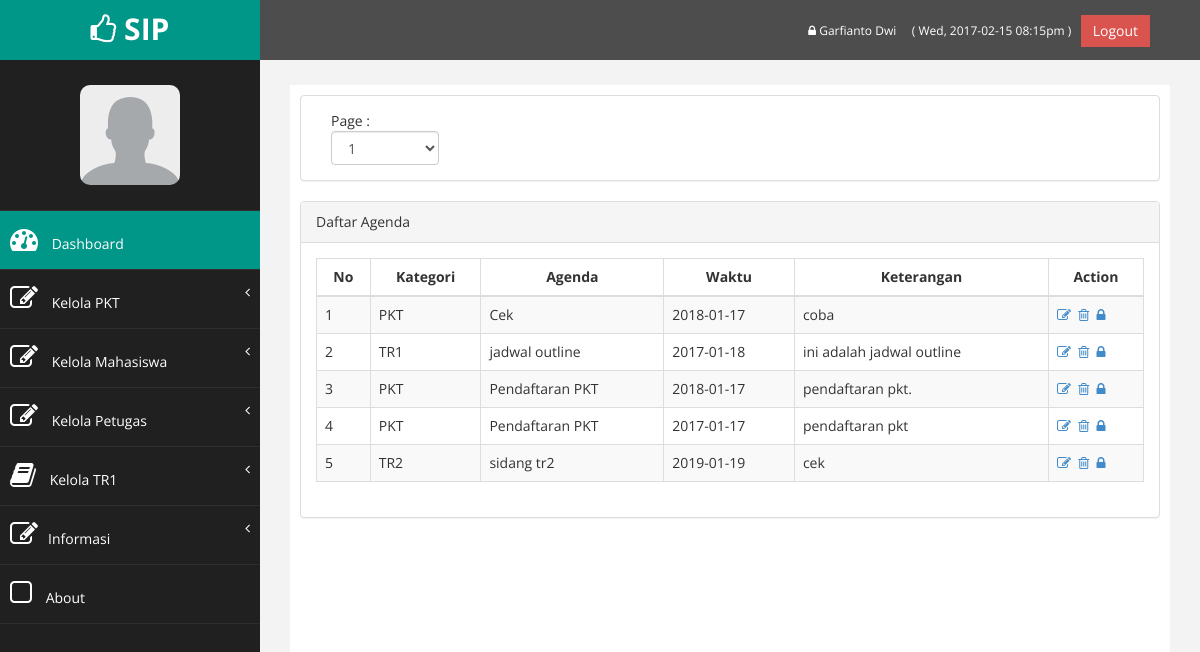
Page /dashboard/daftar_jadwal.php (signed in) on the committed database.
### tables this page shows
CREATE TABLE `petugas` (
  `idpetugas` int(11) NOT NULL,
  `nama` varchar(30) NOT NULL,
  `email` varchar(50) NOT NULL,
  `password` varchar(50) NOT NULL
);

CREATE TABLE `jadwal` (
  `id_jadwal` int(11) NOT NULL,
  `kategori` varchar(20) NOT NULL,
  `agenda` varchar(50) NOT NULL,
  `waktu` date NOT NULL,
  `keterangan` varchar(100) NOT NULL
);

### dashboard/functions.php (called while the page is built, shortened)
<?php
	require_once('connect.php');
	$con = mysqli_connect($db_host, $db_username, $db_password, $db_database);
	$site_name="SIP";
	if(isset($_SESSION['sip_masuk_aja'])){
		if($_SESSION['sip_status']=='petugas'){
			$query = "SELECT * FROM petugas WHERE idpetugas=".$_SESSION['sip_masuk_aja']."";
			$petugas=mysqli_query($con,$query);
			$petugas=$petugas->fetch_object();
			$status=$_SESSION['sip_status'];
		}elseif($_SESSION['sip_status']=='anggota'){
			$query = "SELECT * FROM anggota WHERE nim=".$_SESSION['sip_masuk_aja']."";
			$anggota=mysqli_query($con,$query);
			$anggota=$anggota->fetch_object();
			$status=$_SESSION['sip_status'];
		}elseif($_SESSION['sip_status']=='dosen'){
			$query = "SELECT * FROM dosen WHERE nip=".$_SESSION['sip_masuk_aja']."";
			$dosen=mysqli_query($con,$query);
			$dosen=$dosen->fetch_object();
			$status=$_SESSION['sip_status'];
		}elseif($_SESSION['sip_status']=='lab'){
			$query = "SELECT * FROM lab WHERE idlab=".$_SESSION['sip_masuk_aja']."";
			$lab=mysqli_query($con,$query);
			$lab=$lab->fetch_object();
			$status=$_SESSION['sip_status'];
		}else {
			echo "Harap ulangi login";
		}
	}
?>

### dashboard/daftar_jadwal.php (the view, shortened to what this page needs)
<?php
	include_once('sidebar.php');
?>
<div class="row" >
	<div class="col-md-12 col-sm-12 col-xs-12">
		<div class="panel panel-default">
			<div class="panel-body">
				<div class="col-md-2 col-sm-12 col-xs-12">
					Page :
				<select class='form-control' ja='page'>
				<?php
					$query = "SELECT count(agenda) as jml_data FROM jadwal";
					$result = $con->query( $query );
					$row = $result->fetch_object();
					$jml_data=$row->jml_data;
					$total_page=ceil($jml_data/10);
					for($i=1;$i<=$total_page;$i++){
						echo "<option value='".$i."'>".$i."</option>";
					}
				?>
				</select>
				</div>
			</div>
		</div>
	</div>
</div>
<div class="row" >
	<div class="col-md-12 col-sm-12 col-xs-12">
		<div class="panel panel-default">
			<div class="panel-heading">
			   Daftar Agenda
			</div>
			<div class="panel-body">
				<div class="table-responsive">
					<table class="table table-striped table-bordered table-hover">
						<thead>
							<tr>
								<th>No</th>
								<th>Kategori</th>
								<th>Agenda</th>
								<th>Waktu</th>
								<th>Keterangan</th>
								<th>Action</th>
							</tr>
						</thead>
						<tbody id="hasil_anggota">
						<?php
							$query = "SELECT * FROM jadwal ORDER BY agenda LIMIT 10";
							$result = $con->query( $query );
							$i=1;
							while($row = $result->fetch_object()){
								echo "<tr>";
								echo "<td>".$i."</td>";$i++;
								echo "<td>".$row->kategori."</td>";
								echo "<td>".$row->agenda."</td>";
								echo "<td>".$row->waktu."</td>";
								echo "<td>".$row->keterangan."</td>";
								echo "<td>
										<a href='edit_agenda.php?id_jadwal=".$row->id_jadwal."'><i class='fa fa-edit'></i></a>&nbsp;
										<a href='delete_anggota.php?nim=".$row->nim."'><i class='fa fa-trash-o'></i></a>&nbsp;
										<a href='repass.php?data=anggota&nim=".$row->nim."'><i class='fa fa-lock'></i></a>
									 </td>";
								echo "</tr>";
							}
						?>
						</tbody>
					</table>
				</div>
			</div>
		</div>
	</div>
</div>
<?php
	include_once('footer.php');
?>

### dashboard/sidebar.php (shortened to what this page needs)
<?php
	require_once('functions.php');
?>
<!DOCTYPE html>
<html xmlns="http://www.w3.org/1999/xhtml">
<head>
    <link href="assets/css/bootstrap.css" rel="stylesheet" />
    <link href="assets/css/font-awesome.css" rel="stylesheet" />
    <link href="assets/css/custom.css" rel="stylesheet" />
</head>
<body>
    <div id="wrapper">
		<nav class="navbar navbar-default navbar-cls-top " role="navigation" style="margin-bottom: 0">
            <div class="navbar-header">
                <a class="navbar-brand" hKeloref="index.php"><i class="fa fa-thumbs-o-up"></i> <?php echo $site_name ?></a>
            </div>
			<div style="color: white; padding: 15px 50px 5px 50px; float: right; font-size: 16px;">
				<a href="profil.php" title='Ubah Password' style="color:#fff; font-size:12px;"><i class="fa fa-lock"></i> <?php if($status=="petugas") echo $petugas->nama; elseif($status=="dosen") echo $dosen->nama_dosen;elseif($status=="lab") echo $lab->nama_lab; else echo $anggota->nama; ?> </a>&nbsp;&nbsp;
				<a style="text-decoration: none; color:#fff; font-size:12px;"> <?php
					echo " ( ".date("D, Y-m-d") . " ". date("h:ia")." )&nbsp;&nbsp;";
				?>
				</a>
				<a href="logout.php" class="btn btn-danger square-btn-adjust">Logout</a>
			</div>
        </nav>
        <nav class="navbar-default navbar-side" role="navigation">
            <div class="sidebar-collapse">
                <ul class="nav" id="main-menu">
				<li class="text-center">
					<img src="assets/img/user/default.jpg" class="user-image img-responsive"/>
				</li>
				<li>
					<a class="active-menu" href="index.php"><i class="fa fa-dashboard fa-2x"></i> Dashboard</a>
				</li>
				<?php
				if($status=="petugas"){
					echo '<li>
						<a href="#"><i class="fa fa-edit fa-2x"></i> Kelola PKT<span class="fa arrow"></span></a>
						<ul class="nav nav-second-level">
							<li><a href="p_daftar_pkt.php">Pendaftaran PKT</a></li>
							<li><a href="daftar_pkt.php">Daftar Mahasiswa PKT</a></li>
							<li><a href="daftar_input_judul.php">Input Judul Mahasiswa PKT</a></li>
							<li><a href="daftar_judul.php">Daftar Judul Mahasiswa PKT</a></li>
							<li><a href="mhs_lab.php">Input penempatan mahasiswa</a></li>
							<li><a href="daftar_penempatan.php">Daftar penempatan mahasiswa</a></li>
							<li><a href="bimbingan.php">Input bimbingan mahasiswa</a></li>
							<li><a href="daftar_bimbingan.php">Daftar bimbingan mahasiswa</a></li>
							<li><a href="input_nilai_pkt1.php">Input nilai PKT</a></li>
							<li><a href="nilai_pkt.php">Daftar Nilai PKT</a></li>
						</ul>
					</li>
					<li>
						<a href="#"><i class="fa fa-edit fa-2x"></i> Kelola Mahasiswa<span class="fa arrow"></span></a>
						<ul class="nav nav-second-level">
							<li><a href="daftar_anggota.php">Data Anggota</a></li>
							<li><a href="tambah_anggota.php">Tambah Anggota</a></li>
						</ul>
					</li>
					<li>
						<a href="#"><i class="fa fa-edit fa-2x"></i> Kelola Petugas<span class="fa arrow"></span></a>
						<ul class="nav nav-second-level">
							<li><a href="daftar_petugas.php">Data Petugas</a></li>
							<li><a href="tambah_petugas.php">Tambah Petugas</a></li>
						</ul>
					</li>';
				}
				?>
				<li>
						<?php
							echo '<a href="#"><i class="fa fa-book fa-2x"></i> Kelola TR1';
						?>
					<span class="fa arrow"></span></a>
				</li>
				<li>
					<a href="#"><i class="fa fa-edit fa-2x"></i>Informasi<span class="fa arrow"></span></a>
				</li>
					<li>
                        <a  href="http://localhost/sip/index.php#about"><i class="fa fa-square-o fa-2x"></i> About</a>
					</li>
                </ul>
            </div>
        </nav>
        <div id="page-wrapper" >
            <div id="page-inner">

### dashboard/assets/css/custom.css (style rules this page uses)
body { font-family: 'Open Sans', sans-serif; }
#wrapper { width: 100%; background:#202020; }
#page-wrapper { padding: 15px 15px; min-height: 600px; background:#F3F3F3; }
#page-inner { width:100%; margin:10px 20px 10px 0px; background-color:#fff!important; padding:10px; min-height:1200px; }
.text-center { text-align:center; }
.square-btn-adjust { border: 0px solid transparent; -webkit-border-radius: 0px; -moz-border-radius: 0px; border-radius: 0px; }
.user-image { margin: 25px auto; -webkit-border-radius: 10px; -moz-border-radius: 10px; border-radius: 10px; max-height:100px; max-width:100px; }
.navbar-cls-top .navbar-brand { color: #fff; background: #009688; width: 260px; text-align: center; height: 60px; font-size: 30px; font-weight: 700; }
.active-menu { background-color:#009688!important; }
.arrow { float: right; }
.fa.arrow:before { content: "\f104"; }
.sidebar-collapse , .sidebar-collapse .nav { background:none; }
.sidebar-collapse .nav { padding:0; }
.sidebar-collapse .nav > li > a { color:#fff; background:#202020; text-shadow:none; }
.sidebar-collapse > .nav > li > a { padding:15px 10px; }
.sidebar-collapse > .nav > li { border-bottom: 1px solid rgba(107, 108, 109, 0.19); }
.navbar-side { border:none; background-color: #202020; }
.navbar-cls-top { background:#4D4D4D; border-bottom:none; }
.navbar-default { border:0px solid black; }
.navbar-header { background: #009688; }
.nav > li > a > i { margin-right:10px; }
@media (min-width:768px) { #page-wrapper { margin: 0 0 0 260px; padding: 15px 30px; min-height: 1200px; } }
@media (min-width:768px) { .navbar-side { z-index: 1; position: absolute; width: 260px; } }
@media (min-width:768px) { .navbar { border-radius: 0px; } }

### rows in the picture
petugas: nama "Garfianto Dwi"
jadwal: kategori "PKT", agenda "Cek", waktu "2018-01-17", keterangan "coba"
jadwal: kategori "TR1", agenda "jadwal outline", waktu "2017-01-18", keterangan "ini adalah jadwal outline"
jadwal: kategori "PKT", agenda "Pendaftaran PKT", waktu "2018-01-17", keterangan "pendaftaran pkt."
jadwal: kategori "PKT", agenda "Pendaftaran PKT", waktu "2017-01-17", keterangan "pendaftaran pkt"
jadwal: kategori "TR2", agenda "sidang tr2", waktu "2019-01-19", keterangan "cek"

### other values in the picture
$site_name "SIP"
form field value "1"
